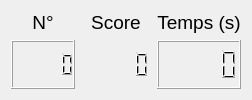
     <widget class="QWidget" name="widget_4" native="true">
      <layout class="QGridLayout" name="gridLayout_7">
       <item row="0" column="0">
        <layout class="QGridLayout" name="gridLayout_5">
         <item row="0" column="1">
          <widget class="QLabel" name="label_2">
           <property name="font">
            <font>
             <pointsize>14</pointsize>
            </font>
           </property>
           <property name="text">
            <string>Score</string>
           </property>
           <property name="alignment">
            <set>Qt::AlignCenter</set>
           </property>
          </widget>
         </item>
         <item row="1" column="2">
          <widget class="QLCDNumber" name="lcdNumber_chrono">
           <property name="font">
            <font>
             <pointsize>20</pointsize>
            </font>
           </property>
           <property name="frameShape">
            <enum>QFrame::Box</enum>
           </property>
           <property name="frameShadow">
            <enum>QFrame::Raised</enum>
           </property>
           <property name="midLineWidth">
            <number>0</number>
           </property>
           <property name="smallDecimalPoint">
            <bool>false</bool>
           </property>
           <property name="segmentStyle">
            <enum>QLCDNumber::Filled</enum>
           </property>
          </widget>
         </item>
         <item row="0" column="2">
          <widget class="QLabel" name="label_3">
           <property name="font">
            <font>
             <pointsize>14</pointsize>
            </font>
           </property>
           <property name="text">
            <string>Temps (s)</string>
           </property>
           <property name="alignment">
            <set>Qt::AlignCenter</set>
           </property>
          </widget>
         </item>
         <item row="0" column="0">
          <widget class="QLabel" name="label">
           <property name="font">
            <font>
             <pointsize>14</pointsize>
            </font>
           </property>
           <property name="text">
            <string>N°</string>
           </property>
           <property name="alignment">
            <set>Qt::AlignCenter</set>
           </property>
          </widget>
         </item>
         <item row="1" column="0">
          <widget class="QLCDNumber" name="lcdNumber_numero"/>
         </item>
         <item row="1" column="1">
          <widget class="QLCDNumber" name="lcdNumber_score">
           <property name="sizePolicy">
            <sizepolicy hsizetype="Minimum" vsizetype="Expanding">
             <horstretch>0</horstretch>
             <verstretch>0</verstretch>
            </sizepolicy>
           </property>
           <property name="minimumSize">
            <size>
             <width>70</width>
             <height>40</height>
            </size>
           </property>
           <property name="font">
            <font>
             <family>Monotype Corsiva</family>
             <pointsize>24</pointsize>
             <weight>50</weight>
             <italic>true</italic>
             <bold>false</bold>
            </font>
           </property>
           <property name="frameShape">
            <enum>QFrame::NoFrame</enum>
           </property>
           <property name="frameShadow">
            <enum>QFrame::Raised</enum>
           </property>
           <property name="lineWidth">
            <number>1</number>
           </property>
           <property name="midLineWidth">
            <number>0</number>
           </property>
           <property name="smallDecimalPoint">
            <bool>false</bool>
           </property>
           <property name="segmentStyle">
            <enum>QLCDNumber::Filled</enum>
           </property>
          </widget>
         </item>
        </layout>
       </item>
      </layout>
     </widget>
